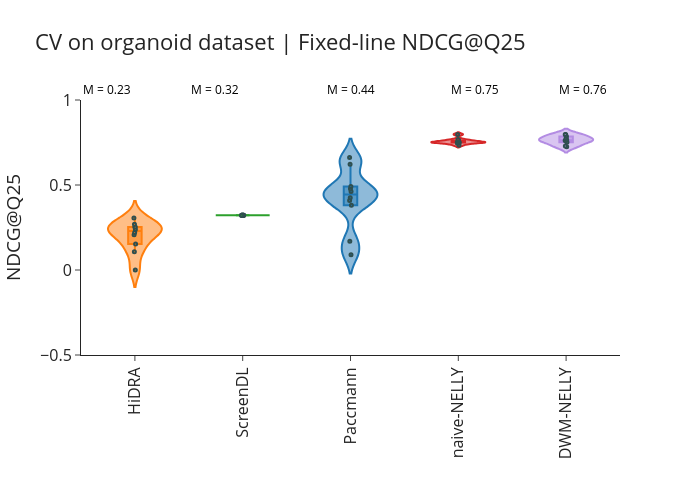

The code cell stored with this chart in its notebook:
### Code cell
palette = {
    "Paccmann": "#1F77B4",       # blue
    "HiDRA": "#FF7F0E",  # orange
    "ScreenDL": "#2CA02C",     # green
    "naive-NELLY": "#D62728",   # red
    "DWM-NELLY" : "#b38ce3"
}

# _, p = wilcoxon(per_drug_pcc_cv.T["CPV"], screendl_fixed_drug.T["ScreenDL"], alternative="greater")
fig = px.violin(metrics_fixed_line,
                x="Method",
                y="MNDCG",
                color="Method",
                height=500,
                width=700,
                template="simple_white",
                box=True,
                points="all",
                labels={"Method": "",
                        "MNDCG": "NDCG@Q25"
                       },
                color_discrete_map=palette,
                title= "CV on organoid dataset | Fixed-line NDCG@Q25"
                
                
         )




fig.add_annotation(
    x=0,  # Adjust if you have multiple violins (e.g., grouped by drug)
    y=1,
    text=f"M = {hidra_fixed_line.median(1).item():.2f}",
    xref="paper", yref="paper",
    showarrow=False,
    yanchor='bottom',
    font=dict(color="black", size=12)
)

fig.add_annotation(
    x=0.2,  # Adjust if you have multiple violins (e.g., grouped by drug)
    y=1,
    text=f"M = {screendl_fixed_line.median(1).item():.2f}",
    xref="paper", yref="paper",
    showarrow=False,
    yanchor='bottom',
    font=dict(color="black", size=12)
)


fig.add_annotation(
    x=0.5,  # Adjust if you have multiple violins (e.g., grouped by drug)
    y=1,
    text=f"M = {paccmann_fixed_line.median(1).item():.2f}",
    xref="paper", yref="paper",
    showarrow=False,
    yanchor='bottom',
    font=dict(color="black", size=12)
)


fig.add_annotation(
    x=0.78,  # Adjust if you have multiple violins (e.g., grouped by drug)
    y=1,
    text=f"M = {naive_NELLY_fixed_line.median(1).item():.2f}",
    xref="paper", yref="paper",
    showarrow=False,
    yanchor='bottom',
    font=dict(color="black", size=12)
)


fig.add_annotation(
    x=0.98,  # Adjust if you have multiple violins (e.g., grouped by drug)
    y=1,
    text=f"M = {dwm_NELLY_fixed_line.median(1).item():.2f}",
    xref="paper", yref="paper",
    showarrow=False,
    yanchor='bottom',
    font=dict(color="black", size=12)
)

fig.update_traces(
    marker=dict(
        size=3,
        line=dict(width=2, color="DarkSlateGrey")
    )
)

fig.update_traces(
    jitter=0.05,
    pointpos=0,
    width=0.5
)


fig.update_layout(font=dict(size=16), showlegend=False)
fig.update_yaxes(range=[-0.5, 1])
fig.update_xaxes(tickangle=-90)

fig

### Figure 1 — Plotly figure (JSON) as saved in the notebook; plotly's stock layout.template omitted (floating-point values rounded to 4 significant figures)
{"data": [{"alignmentgroup": "True", "box": {"visible": true}, "hovertemplate": "=%{x}<br>NDCG@Q25=%{y}<extra></extra>", "jitter": 0.05, "legendgroup": "HiDRA", "marker": {"color": "#FF7F0E", "line": {"color": "DarkSlateGrey", "width": 2}, "size": 3}, "name": "HiDRA", "offsetgroup": "HiDRA", "orientation": "v", "pointpos": 0, "points": "all", "scalegroup": "True", "showlegend": true, "type": "violin", "width": 0.5, "x": ["HiDRA", "HiDRA", "HiDRA", "HiDRA", "HiDRA", "HiDRA", "HiDRA", "HiDRA", "HiDRA", "HiDRA"], "x0": " ", "xaxis": "x", "y": [0.0, 0.2208, 0.2376, 0.2075, 0.1524, 0.2534, 0.3058, 0.2535, 0.2685, 0.107], "y0": " ", "yaxis": "y"}, {"alignmentgroup": "True", "box": {"visible": true}, "hovertemplate": "=%{x}<br>NDCG@Q25=%{y}<extra></extra>", "jitter": 0.05, "legendgroup": "ScreenDL", "marker": {"color": "#2CA02C", "line": {"color": "DarkSlateGrey", "width": 2}, "size": 3}, "name": "ScreenDL", "offsetgroup": "ScreenDL", "orientation": "v", "pointpos": 0, "points": "all", "scalegroup": "True", "showlegend": true, "type": "violin", "width": 0.5, "x": ["ScreenDL", "ScreenDL", "ScreenDL", "ScreenDL", "ScreenDL", "ScreenDL", "ScreenDL", "ScreenDL", "ScreenDL", "ScreenDL"], "x0": " ", "xaxis": "x", "y": [0.3219, 0.3219, 0.3219, 0.3219, 0.3219, 0.3219, 0.3219, 0.3219, 0.3219, 0.3219], "y0": " ", "yaxis": "y"}, {"alignmentgroup": "True", "box": {"visible": true}, "hovertemplate": "=%{x}<br>NDCG@Q25=%{y}<extra></extra>", "jitter": 0.05, "legendgroup": "Paccmann", "marker": {"color": "#1F77B4", "line": {"color": "DarkSlateGrey", "width": 2}, "size": 3}, "name": "Paccmann", "offsetgroup": "Paccmann", "orientation": "v", "pointpos": 0, "points": "all", "scalegroup": "True", "showlegend": true, "type": "violin", "width": 0.5, "x": ["Paccmann", "Paccmann", "Paccmann", "Paccmann", "Paccmann", "Paccmann", "Paccmann", "Paccmann", "Paccmann", "Paccmann"], "x0": " ", "xaxis": "x", "y": [0.6623, 0.1691, 0.4774, 0.4247, 0.08966, 0.4622, 0.4913, 0.3804, 0.6225, 0.4089], "y0": " ", "yaxis": "y"}, {"alignmentgroup": "True", "box": {"visible": true}, "hovertemplate": "=%{x}<br>NDCG@Q25=%{y}<extra></extra>", "jitter": 0.05, "legendgroup": "naive-NELLY", "marker": {"color": "#D62728", "line": {"color": "DarkSlateGrey", "width": 2}, "size": 3}, "name": "naive-NELLY", "offsetgroup": "naive-NELLY", "orientation": "v", "pointpos": 0, "points": "all", "scalegroup": "True", "showlegend": true, "type": "violin", "width": 0.5, "x": ["naive-NELLY", "naive-NELLY", "naive-NELLY", "naive-NELLY", "naive-NELLY", "naive-NELLY", "naive-NELLY", "naive-NELLY", "naive-NELLY", "naive-NELLY"], "x0": " ", "xaxis": "x", "y": [0.7515, 0.7622, 0.7338, 0.752, 0.7554, 0.7493, 0.7678, 0.7518, 0.7975, 0.7462], "y0": " ", "yaxis": "y"}, {"alignmentgroup": "True", "box": {"visible": true}, "hovertemplate": "=%{x}<br>NDCG@Q25=%{y}<extra></extra>", "jitter": 0.05, "legendgroup": "DWM-NELLY", "marker": {"color": "#b38ce3", "line": {"color": "DarkSlateGrey", "width": 2}, "size": 3}, "name": "DWM-NELLY", "offsetgroup": "DWM-NELLY", "orientation": "v", "pointpos": 0, "points": "all", "scalegroup": "True", "showlegend": true, "type": "violin", "width": 0.5, "x": ["DWM-NELLY", "DWM-NELLY", "DWM-NELLY", "DWM-NELLY", "DWM-NELLY", "DWM-NELLY", "DWM-NELLY", "DWM-NELLY", "DWM-NELLY", "DWM-NELLY"], "x0": " ", "xaxis": "x", "y": [0.7514, 0.7248, 0.7856, 0.7296, 0.7975, 0.7729, 0.7612, 0.7652, 0.7975, 0.7612], "y0": " ", "yaxis": "y"}], "layout": {"annotations": [{"font": {"color": "black", "size": 12}, "showarrow": false, "text": "M = 0.23", "x": 0, "xref": "paper", "y": 1, "yanchor": "bottom", "yref": "paper"}, {"font": {"color": "black", "size": 12}, "showarrow": false, "text": "M = 0.32", "x": 0.2, "xref": "paper", "y": 1, "yanchor": "bottom", "yref": "paper"}, {"font": {"color": "black", "size": 12}, "showarrow": false, "text": "M = 0.44", "x": 0.5, "xref": "paper", "y": 1, "yanchor": "bottom", "yref": "paper"}, {"font": {"color": "black", "size": 12}, "showarrow": false, "text": "M = 0.75", "x": 0.78, "xref": "paper", "y": 1, "yanchor": "bottom", "yref": "paper"}, {"font": {"color": "black", "size": 12}, "showarrow": false, "text": "M = 0.76", "x": 0.98, "xref": "paper", "y": 1, "yanchor": "bottom", "yref": "paper"}], "font": {"size": 16}, "height": 500, "legend": {"title": {"text": ""}, "tracegroupgap": 0}, "showlegend": false, "title": {"text": "CV on organoid dataset | Fixed-line NDCG@Q25"}, "violinmode": "overlay", "width": 700, "xaxis": {"anchor": "y", "autorange": true, "categoryarray": ["HiDRA", "ScreenDL", "Paccmann", "naive-NELLY", "DWM-NELLY"], "categoryorder": "array", "domain": [0, 1], "range": [-0.5, 4.5], "tickangle": -90, "title": {"text": ""}, "type": "category"}, "yaxis": {"anchor": "x", "domain": [0, 1], "range": [-0.5, 1], "title": {"text": "NDCG@Q25"}, "type": "linear"}}}
